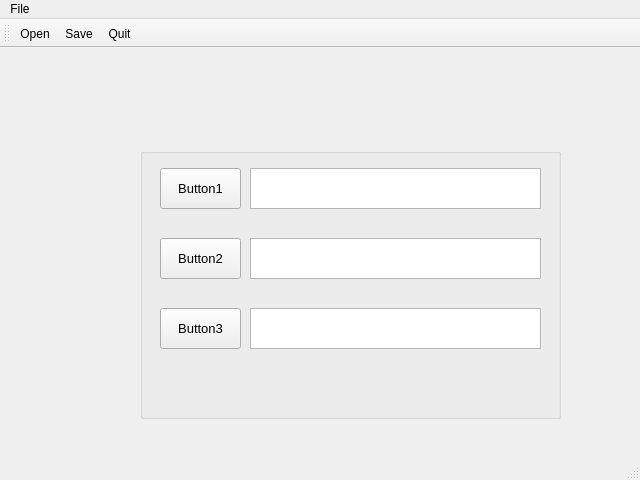
<?xml version="1.0" encoding="UTF-8"?>
<ui version="4.0">
 <class>MainWindow</class>
 <widget class="QMainWindow" name="MainWindow">
  <property name="geometry">
   <rect>
    <x>0</x>
    <y>0</y>
    <width>640</width>
    <height>480</height>
   </rect>
  </property>
  <property name="windowTitle">
   <string>MainWindow</string>
  </property>
  <widget class="QWidget" name="centralwidget">
   <widget class="QGroupBox" name="groupBox">
    <property name="geometry">
     <rect>
      <x>140</x>
      <y>100</y>
      <width>421</width>
      <height>271</height>
     </rect>
    </property>
    <property name="font">
     <font>
      <pointsize>10</pointsize>
     </font>
    </property>
    <property name="title">
     <string/>
    </property>
    <widget class="QTextEdit" name="textEdit_1">
     <property name="geometry">
      <rect>
       <x>110</x>
       <y>20</y>
       <width>291</width>
       <height>41</height>
      </rect>
     </property>
    </widget>
    <widget class="QPushButton" name="pushButton_1">
     <property name="geometry">
      <rect>
       <x>20</x>
       <y>20</y>
       <width>81</width>
       <height>41</height>
      </rect>
     </property>
     <property name="text">
      <string>Button1</string>
     </property>
    </widget>
    <widget class="QPushButton" name="pushButton_2">
     <property name="geometry">
      <rect>
       <x>20</x>
       <y>90</y>
       <width>81</width>
       <height>41</height>
      </rect>
     </property>
     <property name="text">
      <string>Button2</string>
     </property>
    </widget>
    <widget class="QTextEdit" name="textEdit_2">
     <property name="geometry">
      <rect>
       <x>110</x>
       <y>90</y>
       <width>291</width>
       <height>41</height>
      </rect>
     </property>
    </widget>
    <widget class="QPushButton" name="pushButton_3">
     <property name="geometry">
      <rect>
       <x>20</x>
       <y>160</y>
       <width>81</width>
       <height>41</height>
      </rect>
     </property>
     <property name="text">
      <string>Button3</string>
     </property>
    </widget>
    <widget class="QTextEdit" name="textEdit_3">
     <property name="geometry">
      <rect>
       <x>110</x>
       <y>160</y>
       <width>291</width>
       <height>41</height>
      </rect>
     </property>
    </widget>
   </widget>
  </widget>
  <widget class="QMenuBar" name="menubar">
   <property name="geometry">
    <rect>
     <x>0</x>
     <y>0</y>
     <width>640</width>
     <height>18</height>
    </rect>
   </property>
   <widget class="QMenu" name="menuFile">
    <property name="title">
     <string>File</string>
    </property>
    <addaction name="separator"/>
    <addaction name="actionOpen"/>
    <addaction name="actionSave"/>
    <addaction name="actionQuit"/>
   </widget>
   <addaction name="menuFile"/>
  </widget>
  <widget class="QStatusBar" name="statusbar"/>
  <widget class="QToolBar" name="toolBar">
   <property name="windowTitle">
    <string>toolBar</string>
   </property>
   <attribute name="toolBarArea">
    <enum>TopToolBarArea</enum>
   </attribute>
   <attribute name="toolBarBreak">
    <bool>false</bool>
   </attribute>
   <addaction name="actionOpen"/>
   <addaction name="actionSave"/>
   <addaction name="actionQuit"/>
  </widget>
  <action name="actionOpen">
   <property name="icon">
    <iconset>
     <normaloff>../../../../Program Files (x86)/Qt Designer/resources/file-open.png</normaloff>../../../../Program Files (x86)/Qt Designer/resources/file-open.png</iconset>
   </property>
   <property name="text">
    <string>Open</string>
   </property>
   <property name="toolTip">
    <string>Open</string>
   </property>
   <property name="statusTip">
    <string>Open a file</string>
   </property>
  </action>
  <action name="actionSave">
   <property name="icon">
    <iconset>
     <normaloff>../../../../Program Files (x86)/Qt Designer/resources/file-save.png</normaloff>../../../../Program Files (x86)/Qt Designer/resources/file-save.png</iconset>
   </property>
   <property name="text">
    <string>Save</string>
   </property>
   <property name="toolTip">
    <string>Save</string>
   </property>
   <property name="statusTip">
    <string>Save a file</string>
   </property>
  </action>
  <action name="actionQuit">
   <property name="icon">
    <iconset>
     <normaloff>../../../../Program Files (x86)/Qt Designer/resources/file-exit.png</normaloff>../../../../Program Files (x86)/Qt Designer/resources/file-exit.png</iconset>
   </property>
   <property name="text">
    <string>Quit</string>
   </property>
   <property name="toolTip">
    <string>Quit</string>
   </property>
   <property name="statusTip">
    <string>Quit from the application</string>
   </property>
  </action>
 </widget>
 <resources/>
 <connections/>
</ui>
